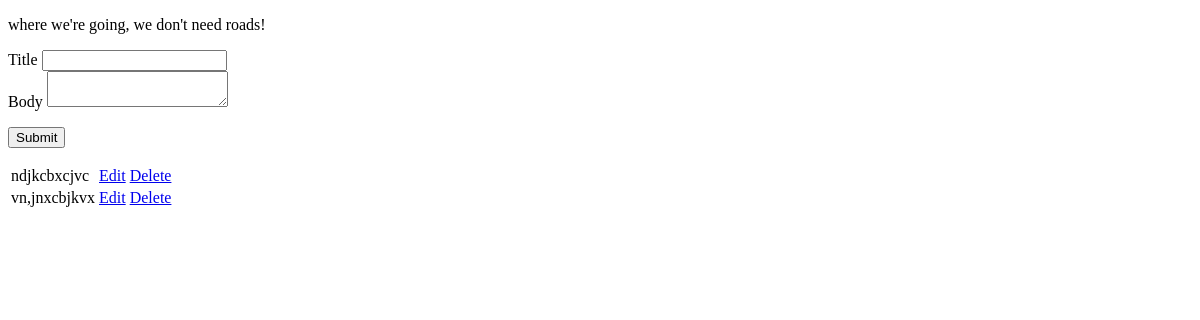
Page /dashboard (signed in) on the earlier database version.
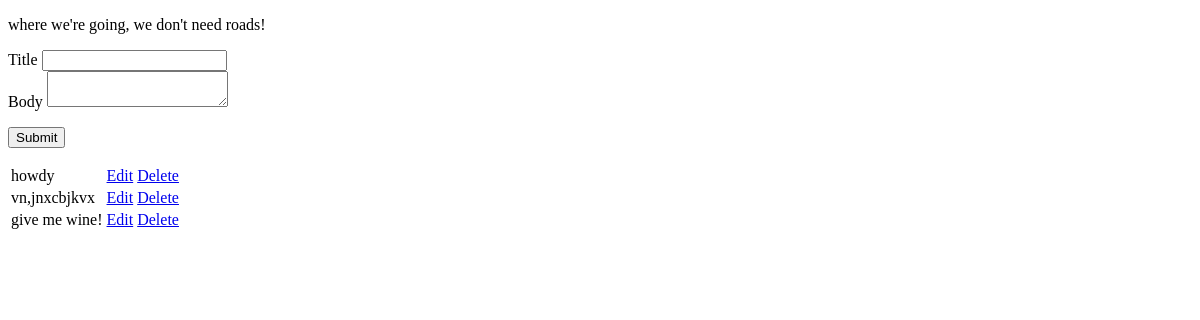
Same page on the later database version.
### tables this page shows
CREATE TABLE post(
id INTEGER PRIMARY KEY AUTOINCREMENT,
title VARCHAR(100),
published TEXT,
author VARCHAR(100),
text VARCHAR(200000)
);

### app.py (the view)
@app.route('/dashboard', methods=['POST', 'GET'])
def dashboard():
    if 'username' not in session:
        return redirect(url_for('login'))
    con = sqlite3.connect('my_blog.db')
    cur = con.cursor()
    if request.method == 'POST':
        cur.execute('INSERT INTO post ("title", "text", "author", "published") VALUES (?,?,?,?)',
                    (request.form['title'], request.form['body'], session['username'], datetime.now()))
        con.commit()
    posts = cur.execute('SELECT title, text, id FROM post').fetchall()
    con.close()
    return render_template('dashboard.html', my_form=NewEntryForm(), posts=posts)

### app.py
class NewEntryForm(Form):
    title = StringField(u'Title', [validators.required(), validators.length(max=200)])
    body = TextAreaField(u'Body', [validators.required(), validators.length(max=200000)])

### templates/dashboard.html (shortened to what this page needs)
<!DOCTYPE html>
<html lang="en">
<head>
</head>
<body>
    <p>where we're going, we don't need roads!</p>
    <form action="" method=post>
        <div>
            {{ my_form.title.label }} {{ my_form.title }}
        </div>
        <div>
            {{ my_form.body.label }} {{ my_form.body }}
        </div>
        <p><input type=submit></p>
    </form>
<table>
{% for post in posts %}
    <tr>
        <td>{{ post[0] }}</td>
        <td><a href="/edit/{{ post[2] }}">Edit</a></td>
        <td><a href="/delete/{{ post[2] }}">Delete</a></td>
    </tr>
{% endfor %}
</table>
</body>
</html>

Differences in the rows shown:
changed post: title "ndjkcbxcjvc" → "howdy"
added post: title "give me wine!"
